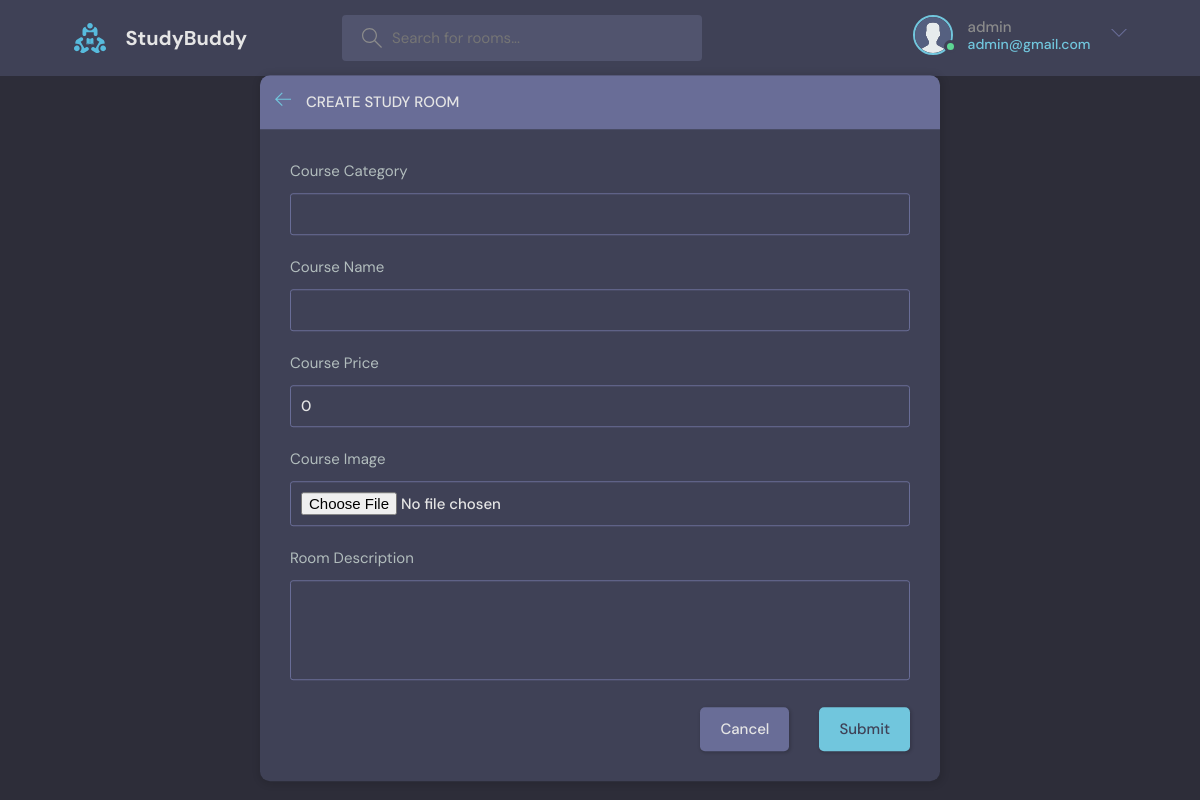
Screenshot of /create-room (signed in) with the database file from the repository.
### base/models.py (models this page shows)
class User(AbstractUser):
    name = models.CharField(max_length=200, null=True)
    email = models.EmailField(unique= True, null=True)
    bio = models.TextField(null=True)
    avatar = models.ImageField(null=True, default="avatar.svg")
    USERNAME_FIELD = 'email'
    REQUIRED_FIELDS = ["username"]

### base/views.py (the view, shortened to what this page needs)
# urls.py: path('create-room', view=views.createRoom, name='create_room'),
@login_required(login_url='login')
def createRoom(request):
    page = "create"
    form = RoomForm()
    topics = Topic.objects.all()
    context = {'form': form, "topics": topics, "page": page}
    return render(request=request, template_name='base/room_form.html', context=context)

### base/forms.py
class RoomForm(ModelForm):
    class Meta:
        model = Room
        fields = "__all__"
        exclude = ['host', 'participants']

### base/templates/base/room_form.html (shortened to what this page needs)
{% extends 'main.html' %}
{% block content %}
  <main class="create-room layout">
    <div class="container">
      <div class="layout__box">
        <div class="layout__boxHeader">
          <div class="layout__boxTitle">
            <a href="{{ request.META.HTTP_REFERER }}">
              <svg version="1.1" xmlns="http://www.w3.org/2000/svg" width="32" height="32" viewBox="0 0 32 32">
                <title>arrow-left</title>
                <path
                  d="M13.723 2.286l-13.723 13.714 13.719 13.714 1.616-1.611-10.96-10.96h27.625v-2.286h-27.625l10.965-10.965-1.616-1.607z">
                </path>
              </svg>
            </a>
            <h3>{% if page == 'create' %}Create {%else%}Update {%endif%} Study Room</h3>
          </div>
        </div>
        <div class="layout__body">
          <form class="form" action="" method="post" enctype="multipart/form-data">
            <div class="form__group">
                <label for="room_topic">Course Category</label>
                <input id="room_topic" name="topic" value="{{room.topic.name}}" type="text" list="topic-list" />
            </div>
            <div class="form__group">
                <label for="room_name">Course Name</label>
                {{form.name}}
            </div>
            <div class="form__group">
                <label for="room_name">Course Price</label>
                {{form.price}}
            </div>
            <div class="form__group">
                <label for="room_name">Course Image</label>
                {{form.image}}
            </div>
            <div class="form__group">
                <label for="room_description">Room Description</label>
                {{form.description}}
            </div>
            <div class="form__action">
              <a class="btn btn--dark" href="{{request.META.HTTP_REFERER}}">Cancel</a>
              <button class="btn btn--main" type="submit">Submit</button>
            </div>
          </form>
        </div>
      </div>
    </div>
  </main>
{% endblock content %}

### templates/navbar.html (shortened to what this page needs)
{% load static %}
<header class="header header--loggedIn">
    <div class="container">
      <a href="{% url 'home' %}" class="header__logo">
        <img src="{% static 'images/logo.svg' %}" />
        <h1>StudyBuddy</h1>
      </a>
      <form class="header__search" method="get" action="{% url 'home' %}">
        <label>
          <input name="q" placeholder="Search for rooms..." />
        </label>
      </form>
      <nav class="header__menu">
        {% if request.user.is_authenticated %}
            <div class="header__user">
            <a href="{% url 'profile' 1%}">
                <div class="avatar avatar--medium active">
                <img src="{{request.user.avatar.url}}" />
                </div>
                <p>{{ request.user.username }} <span>{{request.user.email}}</span></p>
            </a>
            <button class="dropdown-button">
                <svg version="1.1" xmlns="http://www.w3.org/2000/svg" width="32" height="32" viewBox="0 0 32 32">
                <title>chevron-down</title>
                <path d="M16 21l-13-13h-3l16 16 16-16h-3l-13 13z"></path>
                </svg>
            </button>
            </div>
        {% else %}
            <a href="{% url 'login' %}">
                <img src="{% static 'images/avatar.svg' %}" />
                <p>Login</p>
            </a>
        {% endif %}
      </nav>
    </div>
</header>

### rows the page displays
User: user.avatar (placeholder picture), user.username "admin", user.email "admin@gmail.com"
